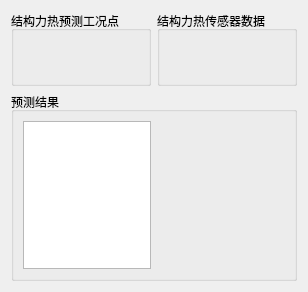
             <widget class="QWidget" name="page_7">
              <layout class="QVBoxLayout" name="verticalLayout_14">
               <item>
                <layout class="QVBoxLayout" name="verticalLayout_13" stretch="2,5">
                 <item>
                  <layout class="QHBoxLayout" name="horizontalLayout_25">
                   <item>
                    <widget class="QGroupBox" name="groupBox_10">
                     <property name="title">
                      <string>结构力热预测工况点</string>
                     </property>
                    </widget>
                   </item>
                   <item>
                    <widget class="QGroupBox" name="groupBox_11">
                     <property name="title">
                      <string>结构力热传感器数据</string>
                     </property>
                    </widget>
                   </item>
                  </layout>
                 </item>
                 <item>
                  <widget class="QGroupBox" name="groupBox_12">
                   <property name="title">
                    <string>预测结果</string>
                   </property>
                   <layout class="QHBoxLayout" name="horizontalLayout_29">
                    <item>
                     <layout class="QHBoxLayout" name="horizontalLayout_28" stretch="1,1">
                      <item>
                       <widget class="QTableWidget" name="tableWidget"/>
                      </item>
                      <item>
                       <widget class="QWidget" name="widget" native="true"/>
                      </item>
                     </layout>
                    </item>
                   </layout>
                  </widget>
                 </item>
                </layout>
               </item>
              </layout>
             </widget>
